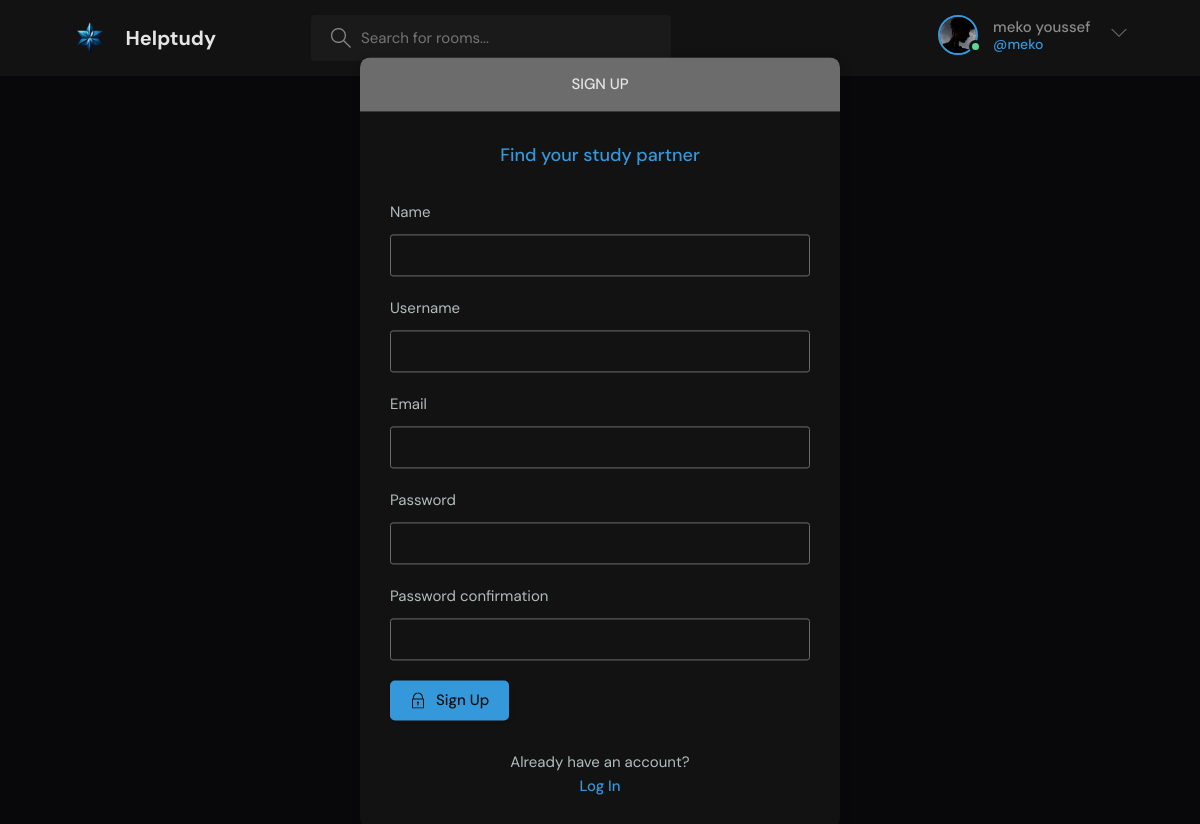
The app's page /register/ (signed in) with its own data.
### communityApp/models.py (models this page shows, shortened)
class User(AbstractUser):
    name = models.CharField(max_length=255, null=True)
    email = models.EmailField(unique=True, max_length=254, null=True)
    bio = models.TextField(null=True)
    avatar = models.ImageField(null=True, default="avatar.svg")
    USERNAME_FIELD = "email"
    REQUIRED_FIELDS = []

### communityApp/views.py (the view, shortened to what this page needs)
# urls.py: path("register/", views.registerPage, name="register"),
def registerPage(request):
    page = "register"
    form = MyUserCreationForm()
    context = {"page": page, "form": form}
    return render(request, "communityApp/login.html", context)

### communityApp/forms.py
class MyUserCreationForm(UserCreationForm):
    class Meta:
        model = User
        fields = ["name", "username", "email", "password1", "password2"]

### communityApp/templates/communityApp/login.html (shortened to what this page needs)
{% extends "base.html" %}
{% block content %}
    <main class="auth layout">
      {% if page == 'login' %}
      <div class="container">
        <div class="layout__box">
          <div class="layout__boxHeader">
            <div class="layout__boxTitle">
              <h3>Login</h3>
            </div>
          </div>
          <div class="layout__body">
            <h2 class="auth__tagline">Find your study partner</h2>
            <form class="form" action="" method="POST">
              {% csrf_token %}
              <div class="form__group form__group">
                <label for="room_name">Email</label>
                <input id="username" name="email" type="text" placeholder="e.g. mena@gmail.com" />
              </div>
              <div class="form__group">
                <label for="password">Password</label>
                <input
                  id="password"
                  name="password"
                  type="password"
                  placeholder="&bull;&bull;&bull;&bull;&bull;&bull;&bull;&bull;"
                />
              </div>
              <button class="btn btn--main" type="submit">
                <svg
                  version="1.1"
                  xmlns="http://www.w3.org/2000/svg"
                  width="32"
                  height="32"
                  viewBox="0 0 32 32"
                >
                  <title>lock</title>
                  <path
                    d="M27 12h-1v-2c0-5.514-4.486-10-10-10s-10 4.486-10 10v2h-1c-0.553 0-1 0.447-1 1v18c0 0.553 0.447 1 1 1h22c0.553 0 1-0.447 1-1v-18c0-0.553-0.447-1-1-1zM8 10c0-4.411 3.589-8 8-8s8 3.589 8 8v2h-16v-2zM26 30h-20v-16h20v16z"
                  ></path>
                  <path
                    d="M15 21.694v4.306h2v-4.306c0.587-0.348 1-0.961 1-1.694 0-1.105-0.895-2-2-2s-2 0.895-2 2c0 0.732 0.413 1.345 1 1.694z"
                  ></path>
                </svg>
                Login
              </button>
            </form>
            <div class="auth__action">
              <p>Haven't signed up yet?</p>
              <a href="{% url "register" %}" class="btn btn--link">Sign Up</a>
            </div>
          </div>
        </div>
      </div>
    {% else %}
    <main class="auth layout">
      <div class="container">
        <div class="layout__box">
          <div class="layout__boxHeader">
            <div class="layout__boxTitle">
              <h3>Sign up</h3>
            </div>
          </div>
          <div class="layout__body">
            <h2 class="auth__tagline">Find your study partner</h2>
            <form class="form" action="" method="POST">
              {% for field in form %}
              <div class="form__group form__group">
                <label for="fullname">{{field.label}}</label>
                {{field}}
              </div>
              {% endfor %}
              <button class="btn btn--main" type="submit">
                Sign Up
              </button>
            </form>
            <div class="auth__action">
              <p>Already have an account?</p>
              <a href="{% url "login" %}" class="btn btn--link">Log In</a>
            </div>
          </div>
        </div>
      </div>
    {% endif %}
  </main>
    {% endblock content %}

### templates/navbar.html (shortened to what this page needs)
{% load static %}
<header class="header header--loggedIn">
    <div class="container">
      <a href="{% url "index" %}" class="header__logo">
        <img src="{% static "images/logo.png" %}" />
        <h1>Helptudy</h1>
      </a>
      <form class="header__search" method="GET" action="{% url "index" %}">
        <label>
          <input name="q" placeholder="Search for rooms..." />
        </label>
      </form>
      <nav class="header__menu">
        {% if request.user.is_authenticated %}
        <div class="header__user">
          <a href="{% url 'update-user' %}">
            <div class="avatar avatar--medium active">
              <img src="{{user.avatar.url}}" />
            </div>
            <p>{{request.user.name}} <span>@{{request.user.username}}</span></p>
          </a>
          <button class="dropdown-button">
            <svg version="1.1" xmlns="http://www.w3.org/2000/svg" width="32" height="32" viewBox="0 0 32 32">
              <title>chevron-down</title>
              <path d="M16 21l-13-13h-3l16 16 16-16h-3l-13 13z"></path>
            </svg>
          </button>
        </div>
        {% else %}
        <a href="{% url "login" %}">
          <img src="{% static "images/avatar.svg" %}" />
          <p>Login</p>
        </a>
        {% endif %}
      </nav>
    </div>
  </header>

### records on screen
User: avatar (picture), user.name "meko youssef", user.username "meko"

### other values on screen
{{ field.label }} "Name" "Username" "Email" "Password" "Password confirmation"
